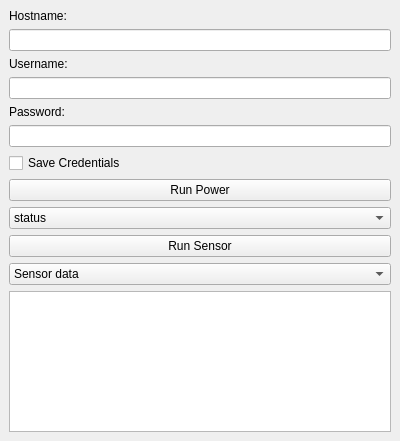
<?xml version="1.0" encoding="UTF-8"?>
<ui version="4.0">
 <class>MainWindow</class>
 <widget class="QMainWindow" name="MainWindow">
  <property name="geometry">
   <rect>
    <x>0</x>
    <y>0</y>
    <width>400</width>
    <height>441</height>
   </rect>
  </property>
  <property name="windowTitle">
   <string>MainWindow</string>
  </property>
  <widget class="QWidget" name="centralwidget">
   <layout class="QVBoxLayout" name="verticalLayout">
    <item>
     <widget class="QLabel" name="hostnameLabel">
      <property name="text">
       <string>Hostname:</string>
      </property>
     </widget>
    </item>
    <item>
     <widget class="QLineEdit" name="hostnameLineEdit"/>
    </item>
    <item>
     <widget class="QLabel" name="usernameLabel">
      <property name="text">
       <string>Username:</string>
      </property>
     </widget>
    </item>
    <item>
     <widget class="QLineEdit" name="usernameLineEdit"/>
    </item>
    <item>
     <widget class="QLabel" name="passwordLabel">
      <property name="text">
       <string>Password:</string>
      </property>
     </widget>
    </item>
    <item>
     <widget class="QLineEdit" name="passwordLineEdit">
        <property name="echoMode">
            <enum>QLineEdit::Password</enum>
        </property>
     </widget>
    </item>
    <item>
     <widget class="QCheckBox" name="persistentCheckBox">
      <property name="text">
       <string>Save Credentials</string>
      </property>
     </widget>
    </item>
    <item>
     <widget class="QPushButton" name="runPowerButton">
      <property name="text">
       <string>Run Power</string>
      </property>
     </widget>
    </item>
    <item>
     <widget class="QComboBox" name="powerComboBox">
      <item>
       <property name="text">
        <string>status</string>
       </property>
      </item>
      <item>
       <property name="text">
        <string>on</string>
       </property>
      </item>
      <item>
       <property name="text">
        <string>off</string>
       </property>
      </item>
      <item>
       <property name="text">
        <string>cycle</string>
       </property>
      </item>
      <item>
       <property name="text">
        <string>reset</string>
       </property>
      </item>
      <item>
       <property name="text">
        <string>diag</string>
       </property>
      </item>
      <item>
       <property name="text">
        <string>soft</string>
       </property>
      </item>
     </widget>
    </item>
    <item>
     <widget class="QPushButton" name="runSensorButton">
      <property name="text">
       <string>Run Sensor</string>
      </property>
     </widget>
    </item>
    <item>
     <widget class="QComboBox" name="sensorComboBox">
      <item>
       <property name="text">
        <string>Sensor data</string>
       </property>
      </item>
     </widget>
    </item>
    <item>
     <widget class="QTextEdit" name="outputTextEdit"/>
    </item>
   </layout>
  </widget>
 </widget>
 <resources/>
 <connections/>
</ui>
